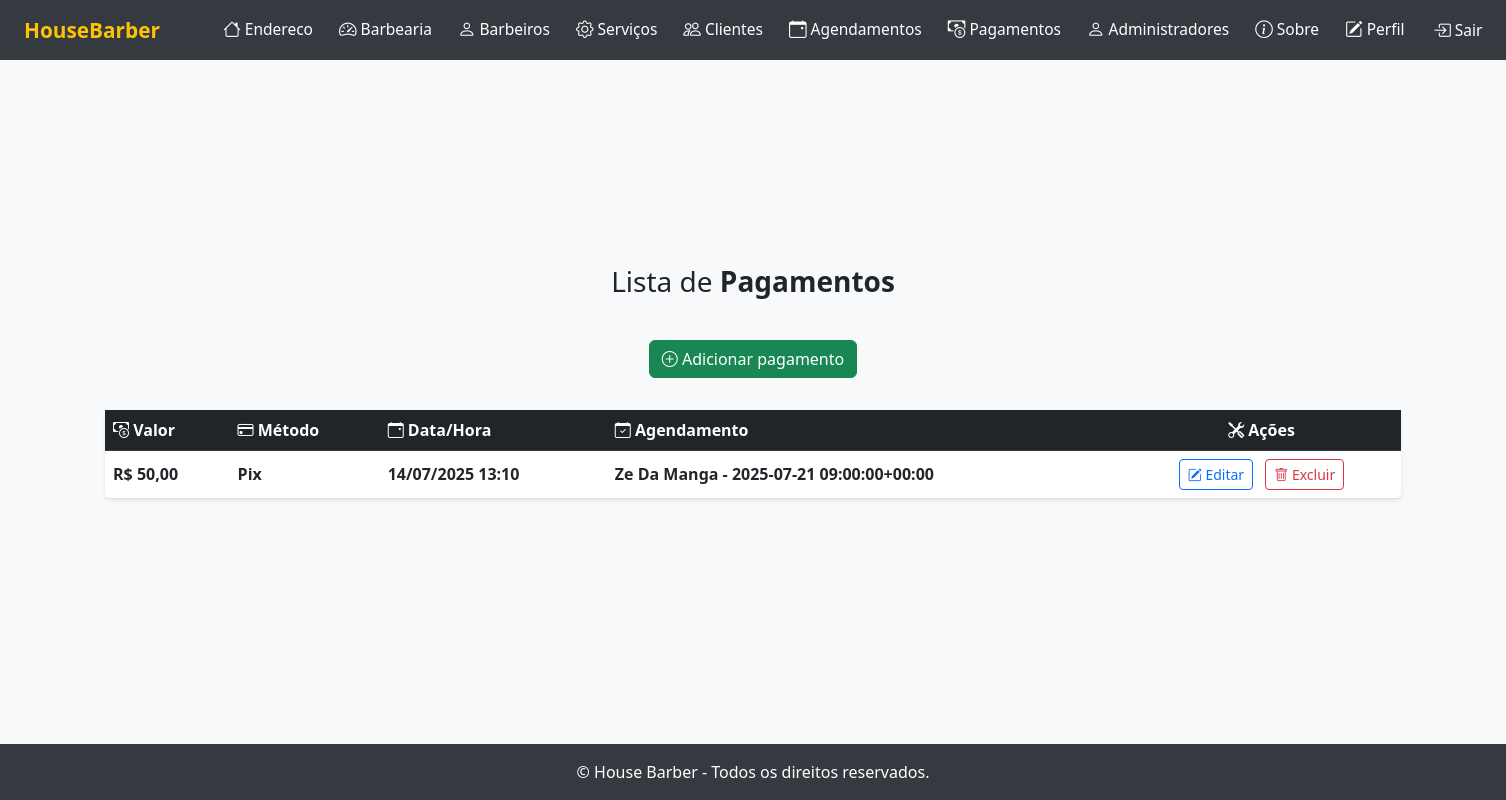
The app's page /listar/pagamentos/ (signed in), older data.
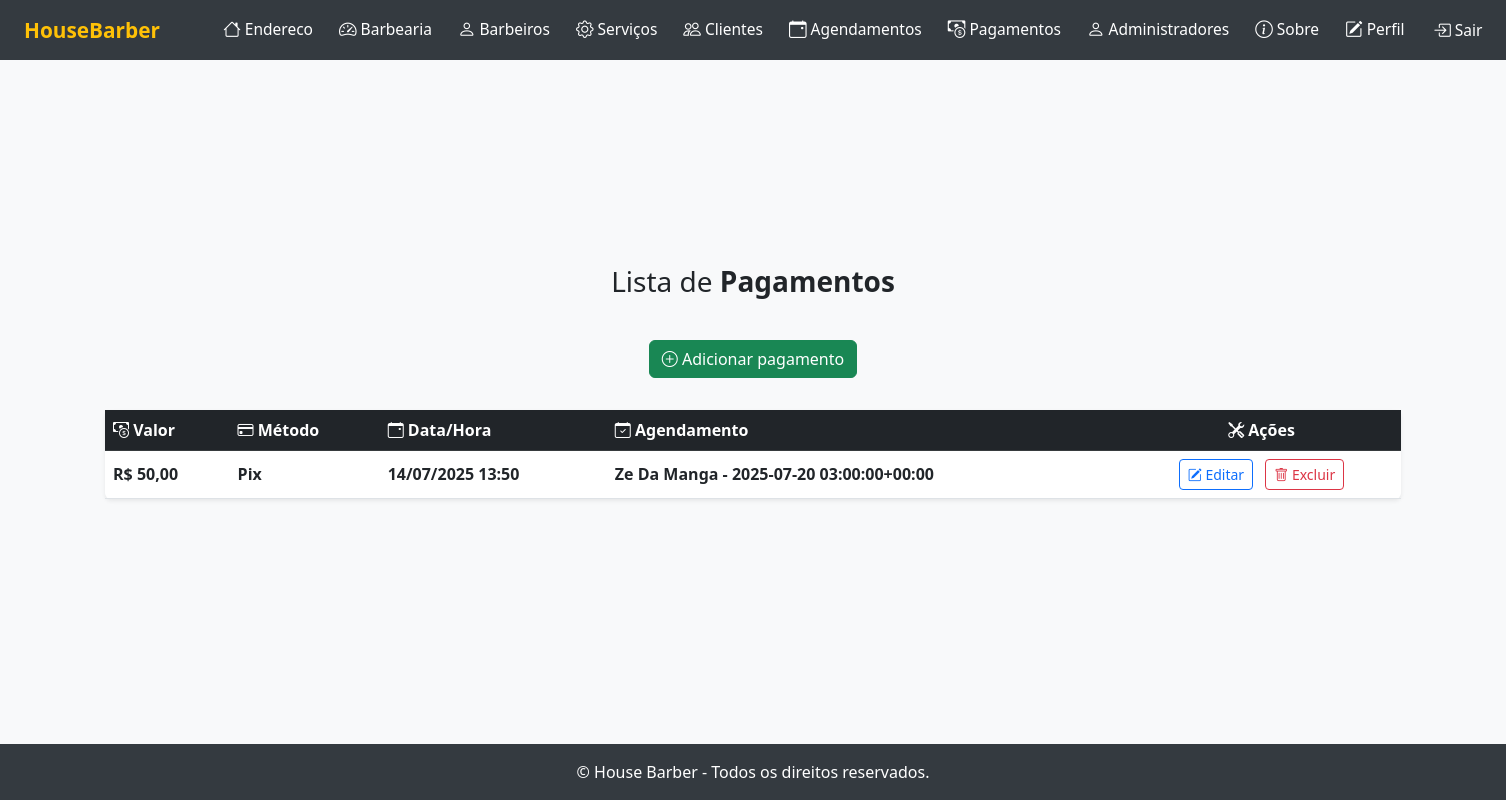
The same page, newer data.
### cadastros/models.py (models this page shows, shortened)
class Pagamento(models.Model):
    PAGAMENTO_CHOICES = [
        ('dinheiro', 'Dinheiro'),
        ('cartao_credito', 'Cartão de Crédito'),
        ('cartao_debito', 'Cartão de Débito'),
        ('pix', 'Pix'),
        ('boleto', 'Boleto'),
    ]
    valor = models.DecimalField(max_digits=8, decimal_places=2, help_text="Valor do pagamento")
    metodo = models.CharField(max_length=50, help_text="Método de pagamento", choices=PAGAMENTO_CHOICES, default='Dinheiro')
    data_hora = models.DateTimeField(help_text="Data e hora do pagamento")
    agendamento = models.OneToOneField(Agendamento, on_delete=models.CASCADE, related_name='pagamento', null=True, blank=True, help_text="Agendamento relacionado (opcional)")
    usuario = models.ForeignKey(User, on_delete=models.CASCADE, related_name='pagamento_usuario', help_text="Usuário responsável pelo pagamento")

class Agendamento(models.Model):
    STATUS_CHOICES = [
        ('pendente', 'Pendente'),
        ('confirmado', 'Confirmado'),
        ('cancelado', 'Cancelado'),
        ('concluido', 'Concluído'),
    ]
    data_hora = models.DateTimeField(help_text="Data e hora do agendamento")
    status = models.CharField(max_length=20, choices=STATUS_CHOICES, default='pendente', help_text="Status do agendamento")
    observacoes = models.TextField(blank=True, null=True, help_text="Observações do agendamento (opcional)")
    barbearia = models.ForeignKey(Barbearia, on_delete=models.CASCADE, related_name='agendamentos', help_text="Barbearia do agendamento")
    cliente = models.ForeignKey(Cliente, on_delete=models.CASCADE, related_name='agendamentos', help_text="Cliente do agendamento")
    barbeiro = models.ForeignKey(Barbeiro, on_delete=models.CASCADE, related_name='agendamentos', help_text="Barbeiro responsável")
    servico = models.ForeignKey(Servico, on_delete=models.CASCADE, related_name='agendamentos', help_text="Serviço agendado")
    usuario = models.ForeignKey(User, on_delete=models.CASCADE, related_name='agendamento_usuario', help_text="Usuário responsável pelo agendamento")
    def __str__(self):
        return f"{self.cliente.nome} - {self.data_hora}"

class Cliente(models.Model):
    nome = models.CharField(max_length=255, help_text="Nome do cliente")
    telefone = models.CharField(max_length=20, help_text="Telefone do cliente")
    email = models.EmailField(help_text="E-mail do cliente")
    data_nascimento = models.DateField(help_text="Data de nascimento do cliente")
    created_at = models.DateTimeField(auto_now_add=True, help_text="Data de cadastro do cliente")
    usuario = models.ForeignKey(User, on_delete=models.CASCADE, related_name='cliente_usuario', help_text="Usuário responsável pelo cliente")

### cadastros/views.py (the view)
# urls.py: path('listar/pagamentos/', PagamentoListView.as_view(), name='pagamento-lista'),
class PagamentoListView(LoginRequiredMixin, ListView):
    login_url = reverse_lazy('login')
    model = Pagamento
    template_name = 'listas/pagamento.html'
    context_object_name = 'pagamentos'
    def get_queryset(self):
        return Pagamento.objects.filter(usuario=self.request.user)

### cadastros/templates/listas/pagamento.html (shortened to what this page needs)
{% extends "paginas/modelo.html" %}
{% block conteudo %}
<h3>
    Lista de <b>Pagamentos</b>
</h3>
<div class="d-flex justify-content-center mb-3">
    <a class="btn btn-success mb-3" href="{% url 'cadastrar-pagamento' %}">
        <i class="bi bi-plus-circle"></i> Adicionar pagamento
    </a>
</div>
<table id="table-lista" class="table table-hover align-middle shadow-sm rounded bg-white">
    <thead class="table-dark">
        <tr>
            <th scope="col"><i class="bi bi-cash-coin"></i> Valor</th>
            <th scope="col"><i class="bi bi-credit-card"></i> Método</th>
            <th scope="col"><i class="bi bi-calendar-event"></i> Data/Hora</th>
            <th scope="col"><i class="bi bi-calendar-check"></i> Agendamento</th>
            <th scope="col" class="text-center"><i class="bi bi-tools"></i> Ações</th>
        </tr>
    </thead>
    <tbody>
        {% for object in pagamentos %}
            <tr>
                <td class="fw-semibold">R$ {{ object.valor }}</td>
                <td class="fw-semibold">{{ object.get_metodo_display }}</td>
                <td class="fw-semibold">{{ object.data_hora|date:"d/m/Y H:i" }}</td>
                <td class="fw-semibold">
                    {% if object.agendamento %}
                        {{ object.agendamento }}
                    {% else %}
                        <span class="text-muted">-</span>
                    {% endif %}
                </td>
                <td class="text-center">
                    <a class="btn btn-outline-primary btn-sm me-2" href="{% url 'editar-pagamento' object.pk %}">
                        <i class="bi bi-pencil-square"></i> Editar
                    </a>
                    <a class="btn btn-outline-danger btn-sm" href="{% url 'excluir-pagamento' object.pk %}">
                        <i class="bi bi-trash"></i> Excluir
                    </a>
                </td>
            </tr>
        {% empty %}
            <tr>
                <td colspan="6" class="text-center text-muted py-4">
                    <i class="bi bi-exclamation-circle"></i> Nenhum registro encontrado.
                </td>
            </tr>
        {% endfor %}
    </tbody>
</table>
{% endblock %}
{% block scripts %}
<link href="https://cdn.datatables.net/v/bs5/dt-2.1.8/datatables.min.css" rel="stylesheet">
{% endblock %}

### paginas/templates/paginas/modelo.html (shortened to what this page needs)
{% load static %}
<!DOCTYPE html>
<html lang="pt-br">
  <head>
    <link href="https://cdn.jsdelivr.net/npm/simple-datatables@7.1.2/dist/style.min.css" rel="stylesheet" />
    <link href="https://cdn.jsdelivr.net/npm/bootstrap@5.2.3/dist/css/bootstrap.min.css" rel="stylesheet" />
    <link href="https://cdn.jsdelivr.net/npm/bootstrap-icons@1.11.3/font/bootstrap-icons.min.css" rel="stylesheet" />
    <link href="{% static 'css/styles.css' %}" rel="stylesheet" />
  </head>
  <body>
    <nav class="navbar navbar-expand-lg width-100 navbar-dark">
      <div class="container-fluid px-2" style="width: 100%; justify-content: space-between;">
        <a class="navbar-brand" href="{% url 'index' %}">HouseBarber</a>
        <div class="collapse navbar-collapse justify-content-end" id="navbarSupportedContent">
          <ul class="navbar-nav flex-row">
            {% if user.is_authenticated %}
              <li class="nav-item">
                <a class="nav-link" href="{% url 'endereco-lista' %}"><i class="bi bi-house"></i> Endereco</a>
              </li>
              <li class="nav-item">
                <a class="nav-link" href="{% url 'barbearia-lista' %}"><i class="bi bi-speedometer2"></i> Barbearia</a>
              </li>
              <li class="nav-item">
                <a class="nav-link" href="{% url 'barbeiro-lista' %}"><i class="bi bi-person"></i> Barbeiros</a>
              </li>
              <li class="nav-item">
                <a class="nav-link" href="{% url 'servico-lista' %}"><i class="bi bi-gear"></i> Serviços</a>
              </li>
              <li class="nav-item">
                <a class="nav-link" href="{% url 'cliente-lista' %}"><i class="bi bi-people"></i> Clientes</a>
              </li>
              <li class="nav-item">
                <a class="nav-link" href="{% url 'agendamento-lista' %}"><i class="bi bi-calendar-event"></i> Agendamentos</a>
              </li>
              <li class="nav-item">
                <a class="nav-link" href="{% url 'pagamento-lista' %}"><i class="bi bi-cash-coin"></i> Pagamentos</a>
              </li>
              <li class="nav-item">
                <a class="nav-link" href="{% url 'administrador-lista' %}"><i class="bi bi-person"></i> Administradores</a>
              </li>
              <li class="nav-item">
                <a class="nav-link" href="{% url 'sobre' %}"><i class="bi bi-info-circle"></i> Sobre</a>
              </li>
              <li class="nav-item">
                <a class="nav-link" href="{% url 'atualizar-dados' %}"><i class="bi bi-pencil-square"></i> Perfil</a>
              </li>
              <li class="nav-item">
                <form method="post" action="{% url 'logout' %}" style="display:inline;">
                  <button type="submit" class="nav-link btn btn-link" style="color: #fff; text-decoration: none; padding: 0.5rem 0.6rem;">
                    <i class="bi bi-box-arrow-in-right"></i> Sair
                  </button>
                </form>
              </li>
            {% else %}
              <li class="nav-item">
                <a class="nav-link" href="{% url 'login' %}"><i class="bi bi-box-arrow-in-right"></i> Entrar</a>
              </li>
            {% endif %}
          </ul>
        </div>
      </div>
    </nav>
    <main class="main-content container mb-4">
      {% block conteudo %}{% endblock %}
    </main>
    <footer class="footer">&copy; {{ now|date:'Y' }} House Barber - Todos os direitos reservados.</footer>
    {% block scripts %}
    {% endblock %}
  </body>
</html>

### paginas/templates/paginas/modelo.html (style rules this page uses)
body { min-height: 100vh; display: flex; flex-direction: column; background: #f8f9fa; }
.navbar { background: #343a40; padding-left: 0; padding-right: 0; justify-content: space-between; }
.navbar-brand { color: #ffc107 !important; font-weight: bold; font-size: 1.3rem; margin-right: 2.5rem; margin-left: 1rem; }
.navbar-nav { flex-wrap: nowrap; overflow-x: auto; white-space: nowrap; width: auto; margin-left: 0.5rem; }
.navbar-nav .nav-item { flex: 0 0 auto; }
.navbar-nav .nav-link { color: #fff !important; font-weight: 500; margin: 0 5px; font-size: 0.97rem; padding: 0.5rem 0.6rem; display: flex; align-items: center; }
.navbar-nav .bi { font-size: 1.1rem; margin-right: 4px; }
.footer { background: #343a40; color: #fff; text-align: center; padding: 1rem 0; margin-top: auto; }
.main-content { flex: 1 0 auto; display: flex; align-items: center; justify-content: center; flex-direction: column; min-height: 60vh; }

Row changes from the older to the newer data that the page shows:
changed Pagamento "Pix": data_hora "14/07/2025 13:10" → "14/07/2025 13:50"; agendamento "Ze Da Manga - 2025-07-21 09:00:00+00:00" → "Ze Da Manga - 2025-07-20 03:00:00+00:00"
